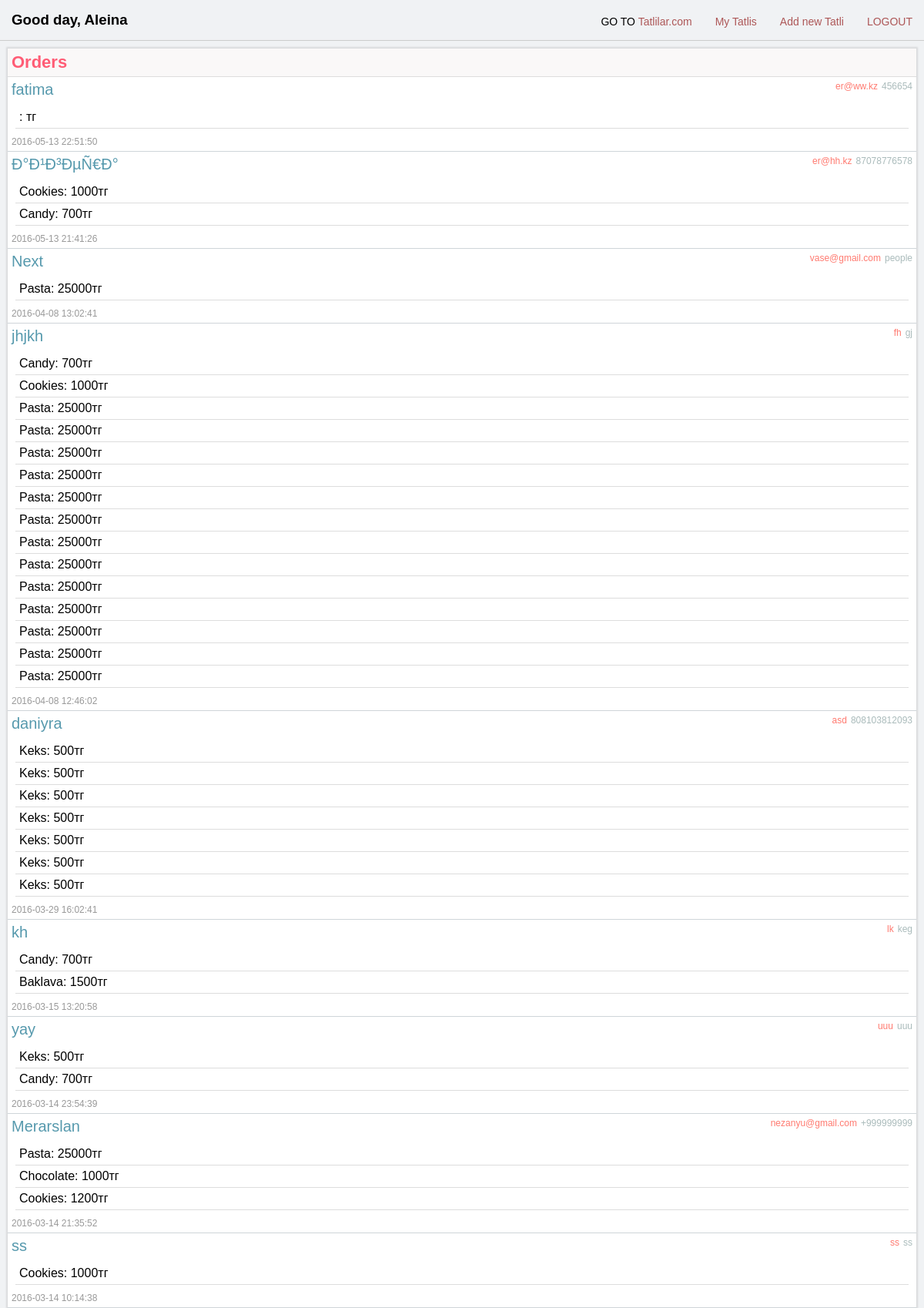
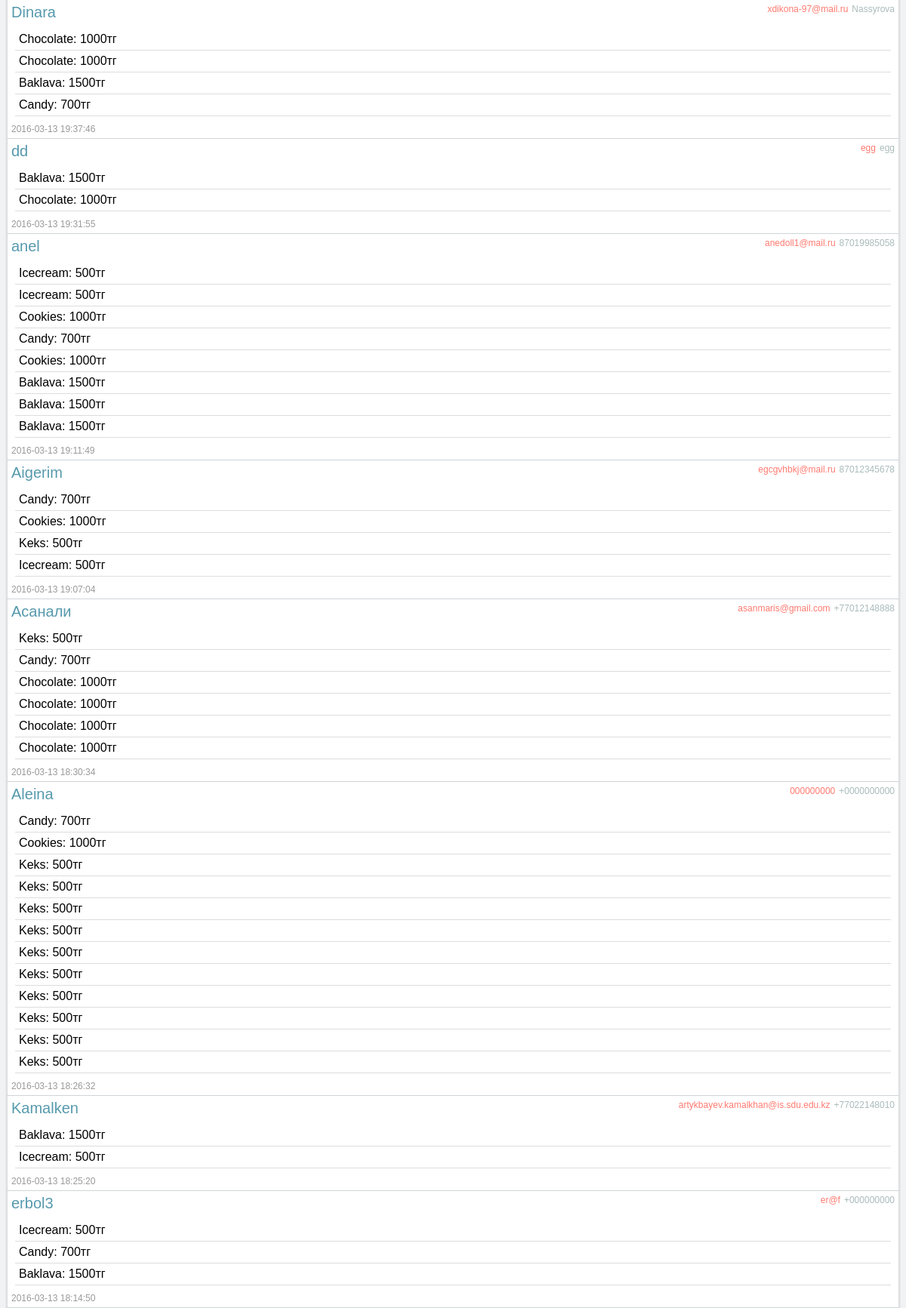
The page /aleina/admin.php (signed in, upper part) on the database its author committed (2 pictures, top to bottom).
### tables this page shows
CREATE TABLE `orders` (
  `id` int(11) NOT NULL,
  `name` varchar(255) NOT NULL,
  `phone` varchar(20) NOT NULL,
  `email` varchar(255) NOT NULL,
  `orders` varchar(255) NOT NULL,
  `orderdate` datetime NOT NULL DEFAULT CURRENT_TIMESTAMP
);

CREATE TABLE `tatli` (
  `id` int(11) NOT NULL,
  `name` varchar(255) NOT NULL,
  `price` double NOT NULL,
  `detail` text NOT NULL,
  `image` varchar(255) NOT NULL
);

### aleina/admin.php (the view, shortened to what this page needs)
<?php
	if(!isset($_SESSION["login"])){
		header("Location: login.php");
	}
	else{
		$conn = new mysqli("localhost", "root", "");
		mysqli_select_db($conn,"tatlilar");
		$result = mysqli_query($conn,"SELECT * FROM `orders` ORDER by `orderdate` DESC");
		?>
		<link rel="stylesheet" type="text/css" href="adminstyle.css">
		<div class="nav">
			<h3>Good day, Aleina</h3>
			<span><a href="logout.php">LOGOUT</a></span>
			<span><a href="addtatli.php">Add new Tatli</a></span>
			<span><a href="mytatlis.php">My Tatlis</a></span>
			<span>GO TO  <a href="index.html">Tatlilar.com</a></span>
		</div>
		<div class="orders_main">
			<h3>Orders</h3>
			<ul id="adminorderslist"><?
				while($row=mysqli_fetch_array($result,MYSQLI_ASSOC)){
					?><li class="adminordersList_li">
						<span class="order_name"><?=$row['name']?></span><span class="order_phone"><?=$row["phone"]?></span>   <span class="order_email"><?=$row["email"]?></span>
						<ul class="adminorderslistlist">
							<?
								$id=json_decode($row['orders']);
								for($i=0;$i<sizeof($id);$i++){
								   $r= $id[$i];
									$result2 = mysqli_query($conn,"SELECT * FROM `tatli` WHERE id=$r");
									$row2=mysqli_fetch_array($result2,MYSQLI_ASSOC);
									?><li><?=$row2['name']?>: <?=$row2['price']?>тг</li><?
								}
							?>
						</ul>
						   <span class="order_date"><?=$row['orderdate']?></span>
					</li>
				<?}?>
			</ul>
		</div>
	<?}
?>

### aleina/adminstyle.css (style rules this page uses)
#adminorderslist { list-style-type: none; padding: 0; margin: 0; }
.nav { font-family: sans-serif; border-bottom: 1px solid #ccc; padding: 15px; }
.nav h3 { display: inline-block; margin: 0; }
.nav span { margin-left: 30px; font-size: 14px; margin-top: 5; float: right; }
.nav span a { color: #ad5757; text-decoration: none; }
.orders_main { margin: 10; font-family: sans-serif; box-shadow: 0 0 2px 2px rgba(0,0,0,0.1); }
.orders_main h3 { margin: 0; color: rgb(255, 92, 117); padding: 5; font-size: 22; background-color: rgb(250, 248, 248); border-bottom: 1px solid #ddd; }
.orders_main .adminorderslist_li { background-color: #fff; padding: 5px; border-bottom: 1px solid #cfd5d9; margin-top: 0; }
.orders_main .adminorderslist_li .order_name { color: #5699ad; font-size: 20px; margin-right: 20px; cursor: default; }
.orders_main .adminorderslist_li .order_email { color: #ff7a70; font-size: 12; margin-right: 5px; cursor: default; float: right; }
.orders_main .adminorderslist_li .order_phone { color: #abb; cursor: default; font-size: 12; float: right; }
.orders_main .adminorderslist_li .order_date { color: #999; font-size: 12; }
.orders_main .adminorderslistlist { margin: 10 0; padding: 0; list-style: none; }
.orders_main .adminorderslistlist li { margin: 0 5; border-bottom: 1px solid #ddd; padding: 5; }

### rows shown on the page
orders: name "fatima", phone "456654", email "er@ww.kz", orderdate "2016-05-13 22:51:50"
orders: name "Ð°Ð¹Ð³ÐµÑ€Ð°", phone "87078776578", email "er@hh.kz", orderdate "2016-05-13 21:41:26"
tatli: name "Cookies", price "1000"
tatli: name "Candy", price "700"
orders: name "Next", phone "people", email "vase@gmail.com", orderdate "2016-04-08 13:02:41"
tatli: name "Pasta", price "25000"
orders: name "jhjkh", phone "gj", email "fh", orderdate "2016-04-08 12:46:02"
orders: name "daniyra", phone "808103812093", email "asd", orderdate "2016-03-29 16:02:41"
tatli: name "Keks", price "500"
orders: name "kh", phone "keg", email "lk", orderdate "2016-03-15 13:20:58"
tatli: name "Baklava", price "1500"
orders: name "yay", phone "uuu", email "uuu", orderdate "2016-03-14 23:54:39"
orders: name "Merarslan", phone "+999999999", email "nezanyu@gmail.com", orderdate "2016-03-14 21:35:52"
tatli: name "Chocolate", price "1000"
tatli: name "Cookies", price "1200"
orders: name "ss", phone "ss", email "ss", orderdate "2016-03-14 10:14:38"
orders: name "Dinara", phone "Nassyrova", email "xdikona-97@mail.ru", orderdate "2016-03-13 19:37:46"
orders: name "dd", phone "egg", email "egg", orderdate "2016-03-13 19:31:55"
orders: name "anel", phone "87019985058", email "anedoll1@mail.ru", orderdate "2016-03-13 19:11:49"
tatli: name "Icecream", price "500"
orders: name "Aigerim", phone "87012345678", email "egcgvhbkj@mail.ru", orderdate "2016-03-13 19:07:04"
orders: name "Асанали", phone "+77012148888", email "asanmaris@gmail.com", orderdate "2016-03-13 18:30:34"
orders: name "Aleina", phone "+0000000000", email "000000000", orderdate "2016-03-13 18:26:32"
orders: name "Kamalken", phone "+77022148010", email "artykbayev.kamalkhan@is.sdu.edu.kz", orderdate "2016-03-13 18:25:20"
orders: name "erbol3", phone "+000000000", email "er@f", orderdate "2016-03-13 18:14:50"
